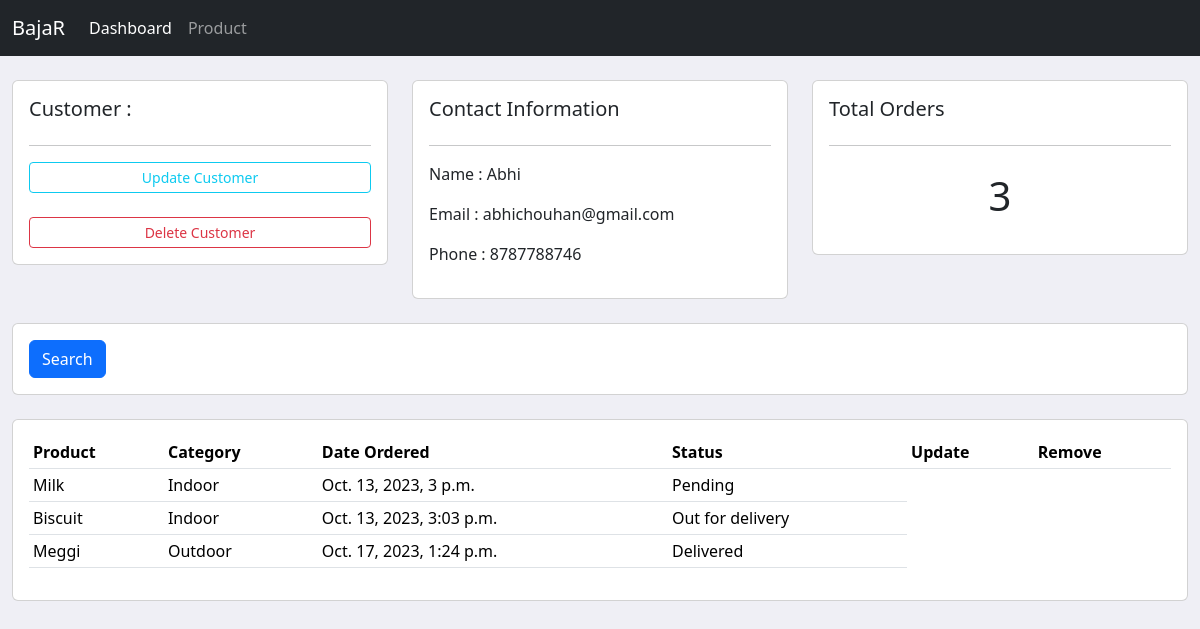
/customer/4/, run on the app's committed database.
### try_3/models.py (models this page shows, shortened)
class Customer(models.Model):
    name=models.CharField(max_length=50,null=True)
    phone=models.CharField(max_length=11,null=True)
    email=models.EmailField()
    date_created=models.DateTimeField(auto_now_add=True,null=True)

class Order(models.Model):
    STATUS=(
        ('Pending','Pending'),
        ('Out for delivery','Out for delivery'),
        ('Delivered','Delivered'),
    )
    customer=models.ForeignKey(Customer,null=True,on_delete=models.SET_NULL)
    product=models.ForeignKey(Product,null=True,on_delete=models.SET_NULL)
    date_created=models.DateTimeField(auto_now_add=True,null=True)
    status=models.CharField(max_length=50,null=True,choices=STATUS)

class Product(models.Model):
    CATEGORY=(
        ('Indoor','Indoor'),
        ('Out Door','Out Door'),
    )
    name=models.CharField(max_length=50,null=True)
    price=models.FloatField()
    category=models.CharField(max_length=50,null=True,blank=CATEGORY)
    description=models.CharField(max_length=200,null=True,blank=True)
    date_created=models.DateTimeField(auto_now_add=True,null=True)
    tags=models.ManyToManyField(Tags)
    def __str__(self):
        return self.name

### try_3/views.py (the view)
# urls.py: path('customer/<str:pk_test>/',views.customer,name='customer'),
def customer(request,pk_test):
    customer=Customer.objects.get(id=pk_test)
    order=customer.order_set.all()
    order_count=order.count()
    context={
        'pk_test':pk_test,'customer':customer,'order':order,'order_count':order_count
    }
    return render(request,'customer.html',context)

### templates/customer.html (shortened to what this page needs)
{% extends 'base.html' %}
{% block content %}
<br>
<div class="row">
    <div class="col-md">
        <div class="card card-body">
            <h5>Customer : </h5>
            <hr>
            <a class="btn btn-outline-info btn-sm btn-block" href="">Update Customer</a>
            <br>
            <a class="btn btn-outline-danger btn-sm btn-block" href="">Delete Customer</a>
        </div>
    </div>
    <div class="col-md">
        <div class="card card-body">
            <h5>Contact Information</h5>
            <hr>
            <p>Name : {{customer.name}}</p>
            <p>Email : {{customer.email}}</p>
            <p>Phone : {{customer.phone}}</P>
        </div>
    </div>
    <div class="col-md">
        <div class="card card-body">
            <h5>Total Orders</h5>
            <hr>
            <h1 style="text-align: center;padding: 10px">{{order_count}}</h1>
        </div>
    </div>
</div>
<br>
<div class="row">
    <div class="col">
        <div class="card card-body">
            <from method="get">
              <button class="btn btn-primary" type="submit">Search</button>
        </div>
    </div>
</div>
<br>
<div class="row">
    <div class="col-md">
        <div class="card card-body">
            <table class="table table-sm">
                <tr>
                    <th>Product</th>
                    <th>Category</th>
                    <th>Date Ordered</th>
                    <th>Status</th>
                    <th>Update</th>
                    <th>Remove</th>
                </tr>
                {% for order in order %}
                <tr>
                    <td>{{order.product}}</td>
                    <td>{{order.product.category}}</td>
                    <td>{{order.date_created}}</td>
                    <td>{{order.status}}</td>
                </tr>
                {% endfor %}
            </table>
        </div>
    </div>
</div>
{% endblock %}

### static/css/main.css (style rules this page uses)
body { background-color: #efeff5; }

### data on the page
Customer: name "Abhi", email "abhichouhan@gmail.com", phone "8787788746"
Order: product "Milk", product.category "Indoor", date_created "Oct. 13, 2023, 3 p.m.", status "Pending"
Order: product "Biscuit", product.category "Indoor", date_created "Oct. 13, 2023, 3:03 p.m.", status "Out for delivery"
Order: product "Meggi", product.category "Outdoor", date_created "Oct. 17, 2023, 1:24 p.m.", status "Delivered"

### other printed values
{{ order_count }} "3"
